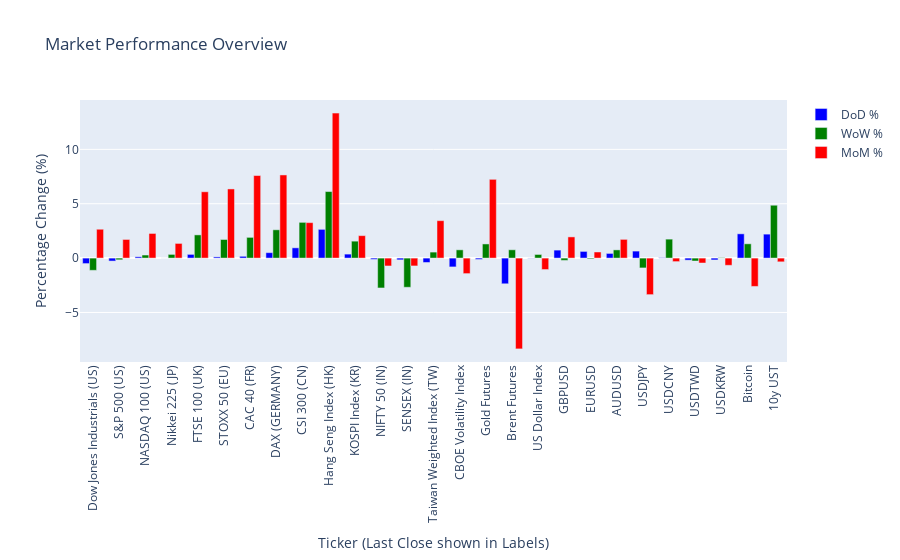

Here is the notebook cell this chart was saved with:
### Code cell
import plotly.graph_objects as go

# Plotly Bar Chart
fig = go.Figure()

fig.add_trace(go.Bar(
    x=df['Ticker'],
    y=df['DoD %'],
    name='DoD %',
    marker_color='blue',
))

fig.add_trace(go.Bar(
    x=df['Ticker'],
    y=df['WoW %'],
    name='WoW %',
    marker_color='green'
))

fig.add_trace(go.Bar(
    x=df['Ticker'],
    y=df['MoM %'],
    name='MoM %',
    marker_color='red'
))

fig.update_layout(
    title='Market Performance Overview',
    xaxis_title='Ticker (Last Close shown in Labels)',
    yaxis_title='Percentage Change (%)',
    barmode='group',
    xaxis_tickangle=-90
)

# Show the plot
fig.show()

### Figure 1 — Plotly figure (JSON) as saved in the notebook; plotly's stock layout.template omitted (floating-point values rounded to 4 significant figures)
{"data": [{"marker": {"color": "blue"}, "name": "DoD %", "type": "bar", "x": ["Dow Jones Industrials (US)", "S&P 500 (US)", "NASDAQ 100 (US)", "Nikkei 225 (JP)", "FTSE 100 (UK)", "STOXX 50 (EU)", "CAC 40 (FR)", "DAX (GERMANY)", "CSI 300 (CN)", "Hang Seng Index (HK)", "KOSPI Index (KR)", "NIFTY 50 (IN)", "SENSEX (IN)", "Taiwan Weighted Index (TW)", "CBOE Volatility Index", "Gold Futures", "Brent Futures", "US Dollar Index", "GBPUSD", "EURUSD", "AUDUSD", "USDJPY", "USDCNY", "USDTWD", "USDKRW", "Bitcoin", " 10y UST"], "y": [-0.5048, -0.2724, 0.1187, 0, 0.3418, 0.1097, 0.1655, 0.5, 0.9456, 2.644, 0.3678, -0.1151, -0.1606, -0.4033, -0.8115, -0.1202, -2.364, -0.01852, 0.7359, 0.6157, 0.4308, 0.6458, 0.03696, -0.189, -0.1693, 2.233, 2.204]}, {"marker": {"color": "green"}, "name": "WoW %", "type": "bar", "x": ["Dow Jones Industrials (US)", "S&P 500 (US)", "NASDAQ 100 (US)", "Nikkei 225 (JP)", "FTSE 100 (UK)", "STOXX 50 (EU)", "CAC 40 (FR)", "DAX (GERMANY)", "CSI 300 (CN)", "Hang Seng Index (HK)", "KOSPI Index (KR)", "NIFTY 50 (IN)", "SENSEX (IN)", "Taiwan Weighted Index (TW)", "CBOE Volatility Index", "Gold Futures", "Brent Futures", "US Dollar Index", "GBPUSD", "EURUSD", "AUDUSD", "USDJPY", "USDCNY", "USDTWD", "USDKRW", "Bitcoin", " 10y UST"], "y": [-1.125, -0.1569, 0.2821, 0.3405, 2.135, 1.712, 1.907, 2.604, 3.288, 6.121, 1.559, -2.747, -2.683, 0.5534, 0.7609, 1.302, 0.764, 0.3346, -0.2129, -0.07567, 0.7552, -0.9044, 1.745, -0.2685, 0.04068, 1.315, 4.862]}, {"marker": {"color": "red"}, "name": "MoM %", "type": "bar", "x": ["Dow Jones Industrials (US)", "S&P 500 (US)", "NASDAQ 100 (US)", "Nikkei 225 (JP)", "FTSE 100 (UK)", "STOXX 50 (EU)", "CAC 40 (FR)", "DAX (GERMANY)", "CSI 300 (CN)", "Hang Seng Index (HK)", "KOSPI Index (KR)", "NIFTY 50 (IN)", "SENSEX (IN)", "Taiwan Weighted Index (TW)", "CBOE Volatility Index", "Gold Futures", "Brent Futures", "US Dollar Index", "GBPUSD", "EURUSD", "AUDUSD", "USDJPY", "USDCNY", "USDTWD", "USDKRW", "Bitcoin", " 10y UST"], "y": [2.654, 1.715, 2.267, 1.35, 6.099, 6.361, 7.594, 7.647, 3.262, 13.34, 2.066, -0.7235, -0.7208, 3.443, -1.427, 7.244, -8.351, -1.054, 1.95, 0.5638, 1.723, -3.36, -0.3233, -0.4525, -0.6635, -2.605, -0.3439]}], "layout": {"barmode": "group", "title": {"text": "Market Performance Overview"}, "xaxis": {"tickangle": -90, "title": {"text": "Ticker (Last Close shown in Labels)"}}, "yaxis": {"title": {"text": "Percentage Change (%)"}}}}
